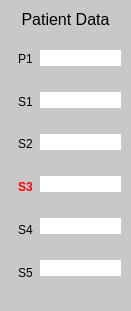
   <widget class="QFrame" name="patient_data">
    <property name="geometry">
     <rect>
      <x>20</x>
      <y>10</y>
      <width>131</width>
      <height>311</height>
     </rect>
    </property>
    <property name="styleSheet">
     <string notr="true">background-color: rgb(200, 200, 200);
color:  black;
box-sizing: initial;
border-radius: 10%;
</string>
    </property>
    <property name="frameShape">
     <enum>QFrame::StyledPanel</enum>
    </property>
    <property name="frameShadow">
     <enum>QFrame::Raised</enum>
    </property>
    <widget class="QWidget" name="verticalLayoutWidget">
     <property name="geometry">
      <rect>
       <x>10</x>
       <y>40</y>
       <width>31</width>
       <height>251</height>
      </rect>
     </property>
     <layout class="QVBoxLayout" name="verticalLayout">
      <item>
       <widget class="QLabel" name="label_2">
        <property name="text">
         <string>P1</string>
        </property>
        <property name="alignment">
         <set>Qt::AlignCenter</set>
        </property>
       </widget>
      </item>
      <item>
       <widget class="QLabel" name="label">
        <property name="text">
         <string>S1</string>
        </property>
        <property name="alignment">
         <set>Qt::AlignCenter</set>
        </property>
       </widget>
      </item>
      <item>
       <widget class="QLabel" name="label_4">
        <property name="text">
         <string>S2</string>
        </property>
        <property name="alignment">
         <set>Qt::AlignCenter</set>
        </property>
       </widget>
      </item>
      <item>
       <widget class="QLabel" name="label_3">
        <property name="styleSheet">
         <string notr="true">color: red; font-weight: bold;</string>
        </property>
        <property name="text">
         <string>S3</string>
        </property>
        <property name="alignment">
         <set>Qt::AlignCenter</set>
        </property>
       </widget>
      </item>
      <item>
       <widget class="QLabel" name="label_5">
        <property name="text">
         <string>S4</string>
        </property>
        <property name="alignment">
         <set>Qt::AlignCenter</set>
        </property>
       </widget>
      </item>
      <item>
       <widget class="QLabel" name="label_16">
        <property name="text">
         <string>S5</string>
        </property>
        <property name="alignment">
         <set>Qt::AlignCenter</set>
        </property>
       </widget>
      </item>
     </layout>
    </widget>
    <widget class="QWidget" name="verticalLayoutWidget_2">
     <property name="geometry">
      <rect>
       <x>40</x>
       <y>30</y>
       <width>81</width>
       <height>271</height>
      </rect>
     </property>
     <layout class="QVBoxLayout" name="data">
      <item>
       <widget class="QLineEdit" name="input0">
        <property name="styleSheet">
         <string notr="true">background-color: white;</string>
        </property>
        <property name="alignment">
         <set>Qt::AlignCenter</set>
        </property>
       </widget>
      </item>
      <item>
       <widget class="QLineEdit" name="input1">
        <property name="styleSheet">
         <string notr="true">background-color: white;</string>
        </property>
        <property name="alignment">
         <set>Qt::AlignCenter</set>
        </property>
       </widget>
      </item>
      <item>
       <widget class="QLineEdit" name="input2">
        <property name="styleSheet">
         <string notr="true">background-color: white;</string>
        </property>
        <property name="alignment">
         <set>Qt::AlignCenter</set>
        </property>
       </widget>
      </item>
      <item>
       <widget class="QLineEdit" name="input3">
        <property name="styleSheet">
         <string notr="true">background-color: white;</string>
        </property>
        <property name="alignment">
         <set>Qt::AlignCenter</set>
        </property>
       </widget>
      </item>
      <item>
       <widget class="QLineEdit" name="input4">
        <property name="styleSheet">
         <string notr="true">background-color: white;</string>
        </property>
        <property name="alignment">
         <set>Qt::AlignCenter</set>
        </property>
       </widget>
      </item>
      <item>
       <widget class="QLineEdit" name="input5">
        <property name="styleSheet">
         <string notr="true">background-color: white;</string>
        </property>
        <property name="alignment">
         <set>Qt::AlignCenter</set>
        </property>
       </widget>
      </item>
     </layout>
    </widget>
    <widget class="QLabel" name="label_6">
     <property name="geometry">
      <rect>
       <x>10</x>
       <y>10</y>
       <width>111</width>
       <height>19</height>
      </rect>
     </property>
     <property name="font">
      <font>
       <family>Segoe UI</family>
       <pointsize>12</pointsize>
      </font>
     </property>
     <property name="text">
      <string>Patient Data</string>
     </property>
     <property name="alignment">
      <set>Qt::AlignCenter</set>
     </property>
    </widget>
   </widget>
